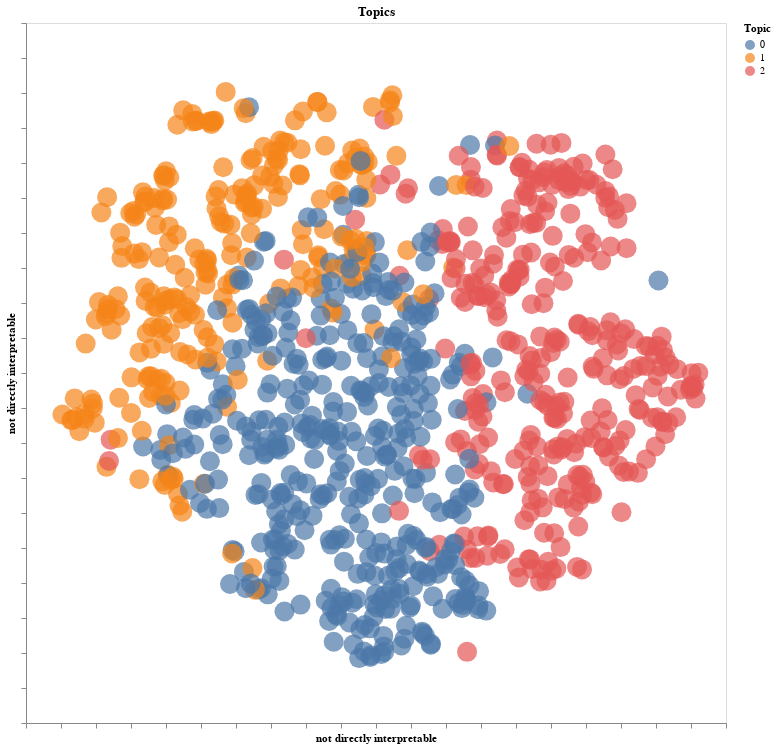

Write notebook code for a chart like this one.
### Code cell
source = pd.DataFrame(
    {
        'x': X_tsne[:, 0],
        'y': X_tsne[:, 1],
        'txt': corpus,
        'Topic': labels
        # 'size'  : 10
    })
# Sample a few
source = source.sample(1_000)

# 9. Define Bubbles on Map
bubbles = alt.Chart(source).mark_circle(size=400).encode(
    x=alt.X('x:Q', axis=alt.Axis(title="not directly interpretable", grid=False, labels=False),
            scale=alt.Scale(domain=[min(source.x)-1, max(source.x)+1])),
    y=alt.Y('y:Q', axis=alt.Axis(title="not directly interpretable", grid=False, labels=False),
            scale=alt.Scale(domain=[min(source.y)-1, max(source.y)+1])),
    # size='size',
    color='Topic:N',
    tooltip=[alt.Tooltip('txt', title='Tweet'), # We can include a lot of information in the tooltips (mouseover pop-up)
             alt.Tooltip('Topic', title='Topic')
             ]
)

# 10. Define Labels next to Bubbles on Map
text = alt.Chart(source).mark_text(
    align='left',
    baseline='middle',
    dx=10  # offset label in x coordinate
).encode(
    x='x:Q',
    y='y:Q',
    # text='txt',
    # color = 'Topic:N'
)

# 11. Visualizes Bubbles and Labels in an interactive Map
bubbles.encode().interactive().properties(height=700, width=700,
                                          title="Topics") + text

#Findings: A lot of blue clusters seem to be about ingredients. A lot of them have the word 'floride' or 'floride-free' in them. Seems like a important topic of discussion among customers.
#          A lot of the orange clusters are about flavors of the toothpaste. There are some clusters for children toothpaste, and their flavors.
#          Some red clusters are about taste of the toothpaste and thier price. There are also topics relating to TomsofMaine Toothpaste.

### Figure 1 — Vega-Lite specification as saved in the notebook (floating-point values rounded to 4 significant figures; data arrays with more than 128 entries replaced by an {"elided": "..."} marker saying what was removed)
{"config": {"view": {"continuousWidth": 400, "continuousHeight": 300}}, "layer": [{"mark": {"type": "circle", "size": 400}, "encoding": {"color": {"field": "Topic", "type": "nominal"}, "tooltip": [{"field": "txt", "title": "Tweet", "type": "nominal"}, {"field": "Topic", "title": "Topic", "type": "quantitative"}], "x": {"axis": {"grid": false, "labels": false, "title": "not directly interpretable"}, "field": "x", "scale": {"domain": [-90.59, 93.1]}, "type": "quantitative"}, "y": {"axis": {"grid": false, "labels": false, "title": "not directly interpretable"}, "field": "y", "scale": {"domain": [-82.45, 81.3]}, "type": "quantitative"}}, "height": 700, "selection": {"selector001": {"type": "interval", "bind": "scales", "encodings": ["x", "y"]}}, "title": "Topics", "width": 700}, {"mark": {"type": "text", "align": "left", "baseline": "middle", "dx": 10}, "encoding": {"x": {"field": "x", "type": "quantitative"}, "y": {"field": "y", "type": "quantitative"}}}], "data": {"name": "data-4f749f0f7b87958b3493535f753e7bdd"}, "$schema": "https://vega.github.io/schema/vega-lite/v4.17.0.json", "datasets": {"data-4f749f0f7b87958b3493535f753e7bdd": {"elided": "1000 records"}}}
